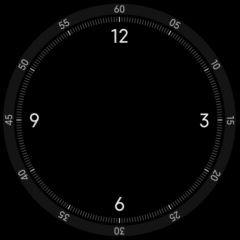
#> input picture tool/watch_faces/1.jpg, 240 x 240 px; its folder holds 2 pictures in this run
$ python resize_images_bin.py --input watch_faces --output out.png --width 100 --height 100
#> lines starting #> are read from the running program, lines starting #| are printed output that depends on the picture
import argparse, os, struct
from pathlib import Path
from PIL import Image, ImageOps

def hex_to_rgb(hexstr):
    hexstr = hexstr.strip().lstrip('#')
    if len(hexstr) == 3: hexstr = ''.join([c*2 for c in hexstr])
    return tuple(int(hexstr[i:i+2], 16) for i in (0,2,4))

def is_image_file(p: Path):
    return p.suffix.lower() in {".jpg", ".jpeg", ".png", ".bmp", ".gif", ".webp"}

def load_image_with_orientation(p: Path):
    im = Image.open(p)
#> im is the input picture: PIL image 240x240 RGB; min 0, max 228, mean 5.8
    try: im = ImageOps.exif_transpose(im)
    except Exception: pass
    return im

def resize_fit(img, w, h, bg=(0,0,0)):
#> called with w = 100, h = 100, bg = (0, 0, 0)
    img = img.copy(); img.thumbnail((w,h), Image.LANCZOS)
#> after `img.thumbnail((w, h), Image.LANCZOS)`:
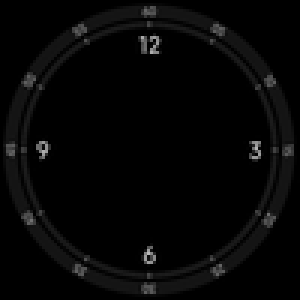
#> img: PIL image 100x100 RGB (shown 3 times larger); min 0, max 185, mean 6
    canvas = Image.new("RGB", (w,h), bg)
#> canvas: PIL image 100x100 RGB; every value is 0
    x = (w - img.width)//2; y = (h - img.height)//2
#> after `x = (w - img.width) // 2`: x = 0
#> after `y = (h - img.height) // 2`: y = 0
    canvas.paste(img, (x,y)); return canvas

def resize_fill(img, w, h):
    src_w, src_h = img.size; src_r = src_w/src_h; tgt_r = w/h
    if src_r > tgt_r:
        new_h = h; new_w = int(src_r * new_h)
    else:
        new_w = w; new_h = int(new_w / src_r)
    img = img.resize((new_w,new_h), Image.LANCZOS)
    left = (new_w - w)//2; top = (new_h - h)//2
    return img.crop((left, top, left+w, top+h))

def resize_stretch(img, w, h):
    return img.resize((w,h), Image.LANCZOS)

def main():
    parser = argparse.ArgumentParser(description="Resize ảnh và tùy chọn đóng gói thành .bin cho ESP32 video.")
    parser.add_argument("-i","--input",required=True)
    parser.add_argument("-o","--output",required=True)
    parser.add_argument("-W","--width",type=int,required=True)
    parser.add_argument("-H","--height",type=int,required=True)
    parser.add_argument("-m","--mode",default="fit",choices=["fit","fill","stretch"])
    parser.add_argument("--bg",default="#000000")
    parser.add_argument("--quality",type=int,default=90)
    parser.add_argument("--pack-bin",action="store_true",help="Đóng gói tất cả ảnh thành video_custom.bin")
    parser.add_argument("--prefix",default="",help="Tiền tố ảnh khi không pack bin")
    parser.add_argument("--format",default="jpg",choices=["jpg","jpeg","png","webp"])
    args = parser.parse_args()

    in_dir, out_dir = Path(args.input), Path(args.output)
    out_dir.mkdir(parents=True, exist_ok=True)
    bg = hex_to_rgb(args.bg)
    files = sorted([p for p in in_dir.iterdir() if is_image_file(p)])
    if not files: print("⚠️ Không tìm thấy ảnh"); return

    print(f"🔧 {len(files)} ảnh, mode={args.mode}, kích thước={args.width}x{args.height}")
    frames = []

    for idx,p in enumerate(files,1):
        img = load_image_with_orientation(p).convert("RGB")
        if args.mode=="fit": out = resize_fit(img,args.width,args.height,bg)
        elif args.mode=="fill": out = resize_fill(img,args.width,args.height)
        else: out = resize_stretch(img,args.width,args.height)
        out_path = out_dir / f"{args.prefix}{p.stem}.{args.format}"
        out.save(out_path, quality=args.quality)
        print(f"[{idx}/{len(files)}] ✅ {p.name} -> {out_path.name}")
        frames.append(out_path)
#> pass 2 of the loop in main, `for idx,p in enumerate(files,1):`:
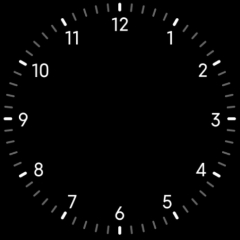
#> input picture tool/watch_faces/2.jpg, 240 x 240 px
#> in load_image_with_orientation, im is the input picture: PIL image 240x240 RGB; min 0, max 255, mean 5.3
#> in resize_fit (call 2), `img.thumbnail((w, h), Image.LANCZOS)`:
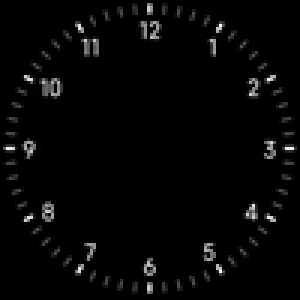
#> img: PIL image 100x100 RGB (shown 3 times larger); min 0, max 251, mean 5.8

    if not args.pack_bin:
        print("🎉 Xong! (Không đóng gói)")
        return

    # --- pack to bin ---
    bin_path = out_dir / "video_custom.bin"
    with open(bin_path,"wb") as fbin:
        num_frames = len(frames)
        print(f"📦 Đang đóng gói {num_frames} frame thành {bin_path.name}")
        fbin.write(struct.pack("<I", num_frames))
        index_offset = fbin.tell() + num_frames*8
        offsets = []
        cur = index_offset
        for frame in frames:
            data = frame.read_bytes()
            offsets.append((cur,len(data)))
            cur += len(data)
        # ghi bảng chỉ mục
        for off,size in offsets:
            fbin.write(struct.pack("<II", off, size))
        # ghi dữ liệu
        for frame in frames:
            fbin.write(frame.read_bytes())
    print(f"✅ Đã tạo {bin_path} ({bin_path.stat().st_size/1024:.1f} KB)")

if __name__=="__main__":
    main()

# --- KẾT THÚC FILE --- #

# python resize_images.py -i "D:\input" -o "D:\out" -W 240 -H 240 -m fit --pack-bin --bg #000000
# python resize_images.py -i "D:\input" -o "D:\out" -W 240 -H 240 -m fill
